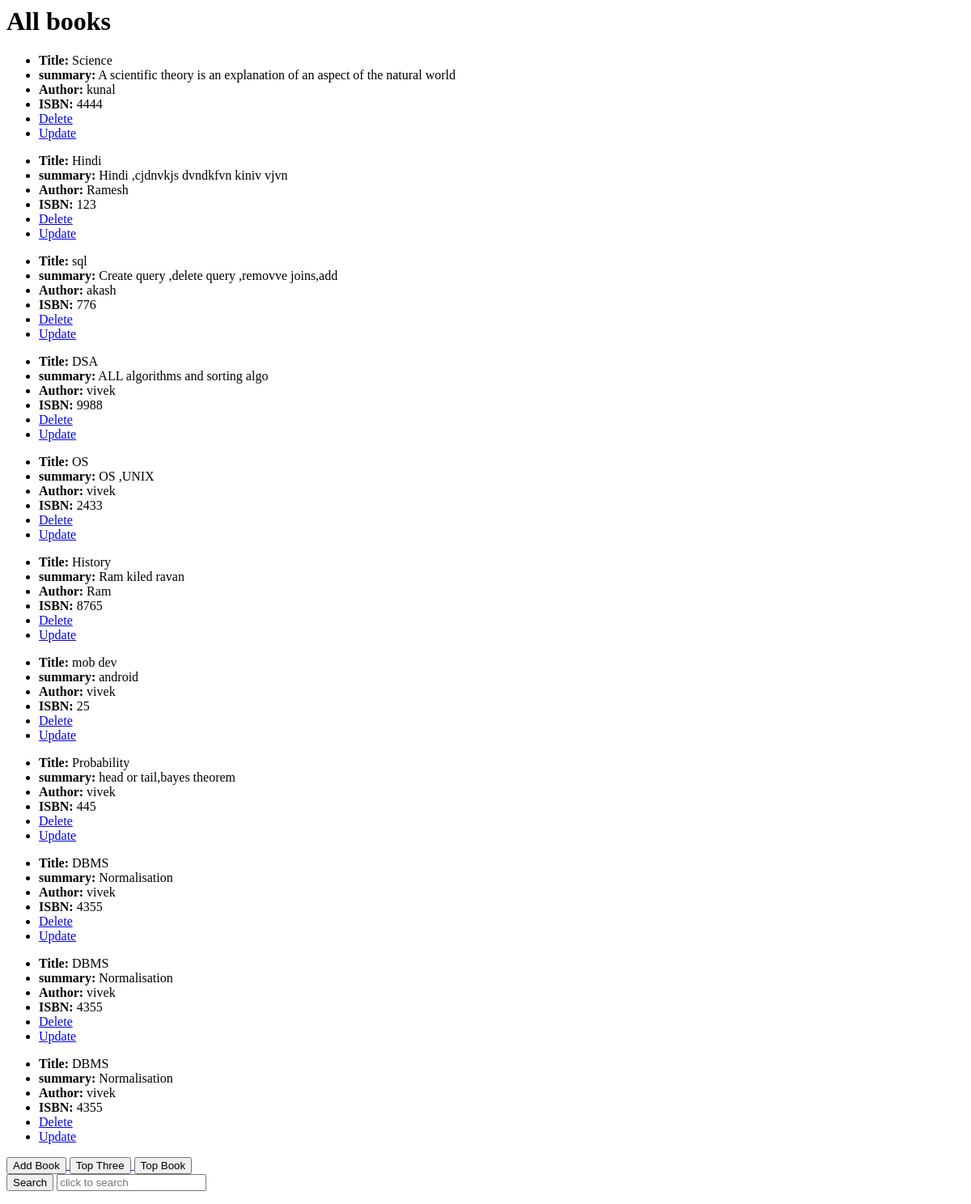
The app's page /booklist1/, older data.
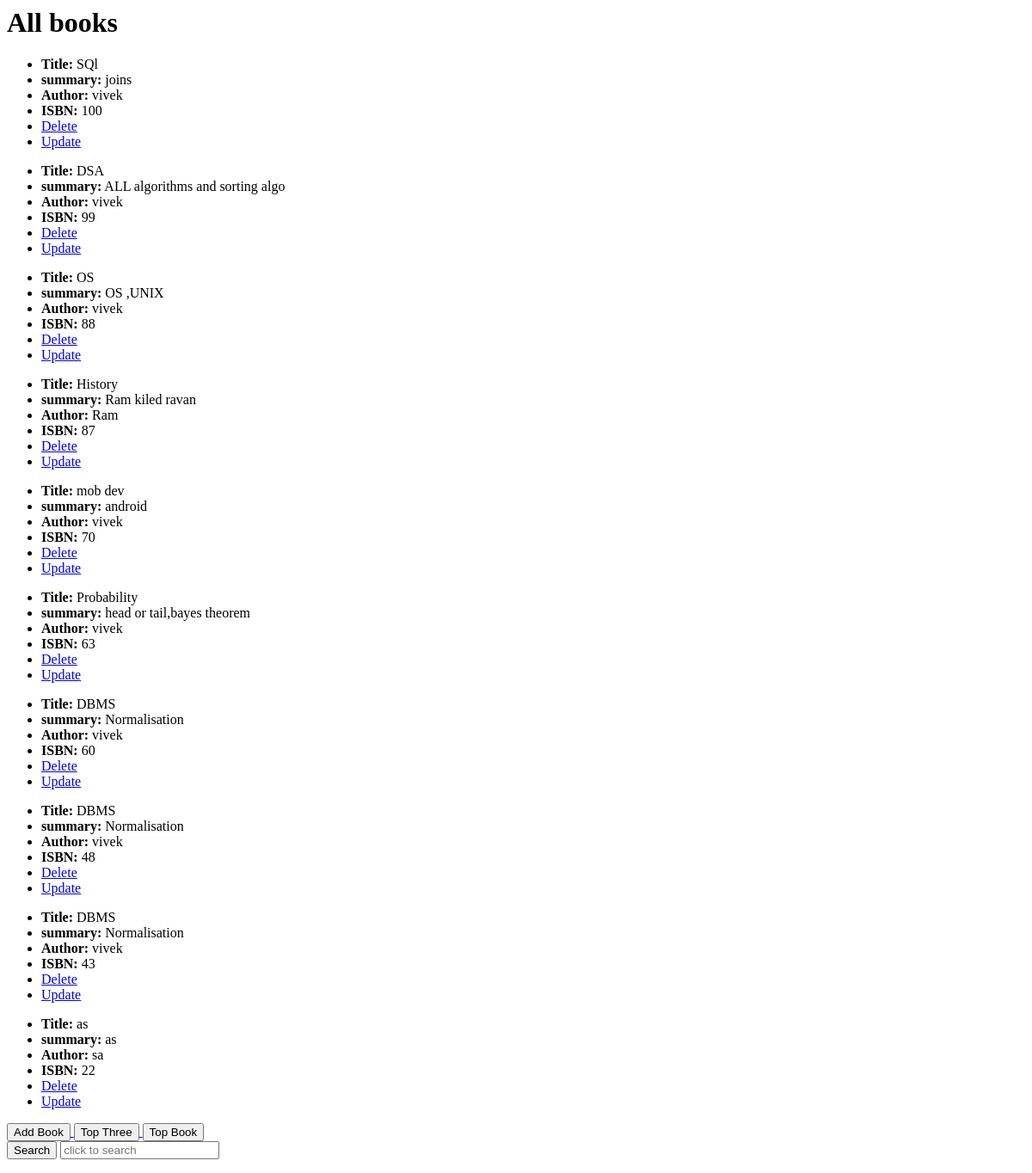
The same page, newer data.
### book/models.py (models this page shows, shortened)
class Book(models.Model):
    title = models.CharField(max_length=200)
    author = models.CharField(max_length=100)
    summary = models.TextField(max_length=1000)
    isbn = models.CharField('ISBN', max_length=13)

### book/views.py (the view)
# urls.py: path('booklist1/',views.BookListView,name="booklist1"),
def BookListView(request):
    book_list = Book.objects.all()
    context ={'booklist':book_list}
    return render(request, 'book_list.html', context)

### templates/book_list.html
{% block content %}
<h1>All books</h1>
{% for book in booklist %}
  <ul>
    <li ><b> Title:</b> {{ book.title }}</li>
    <li><b>summary:</b> {{ book.summary }}</li>
    <li><b>Author:</b> {{ book.author }}</li>
    <li><b>ISBN: </b>{{ book.isbn }}</li>
    <li><a href="/delete_book/{{book.id}}/"  onclick="return confirm('Are you sure you want to delete this book?')">Delete</a></li>
    <li><a href="{% url 'update_data' book.id %}"  onclick="return confirm('Are you sure you want to update this book?')">Update</a></li>
</ul>
{% endfor %}
    <a href="{% url 'add_book' %}">    <button type="submit" >Add Book</button> </a>
    <a href="{% url 'topval' %}">    <button type="submit" >Top Three</button> </a>
    <a href="{% url 'top' %}">    <button type="submit" >Top Book</button> </a>
    <form class="search" action="{% url 'search_results' %}"  method="get"  >
      <button type="submit" >Search</button>
      <input name="q"  type="text" autocomplete="off" placeholder="click to search">
    </form>
{% endblock %}

Row changes from the older to the newer data that the page shows:
removed Book: title "Science", summary "A scientific theory is an explanation of an aspect of the natural world", author "kunal", isbn "4444"
removed Book: title "Hindi", summary "Hindi ,cjdnvkjs dvndkfvn kiniv vjvn", author "Ramesh", isbn "123"
changed Book: title "sql" → "SQl"; summary "Create query ,delete query ,removve joins,add" → "joins"; author "akash" → "vivek"; isbn "776" → "100"
changed Book "DSA": isbn "9988" → "99"
changed Book "OS": isbn "2433" → "88"
changed Book "History": isbn "8765" → "87"
changed Book "mob dev": isbn "25" → "70"
changed Book "Probability": isbn "445" → "63"
changed Book (number 7 of 10 on the later page): isbn "4355" → "60"
changed Book (number 8 of 10 on the later page): isbn "4355" → "48"
changed Book (number 9 of 10 on the later page): isbn "4355" → "43"
added Book: title "as", summary "as", author "sa", isbn "22"
